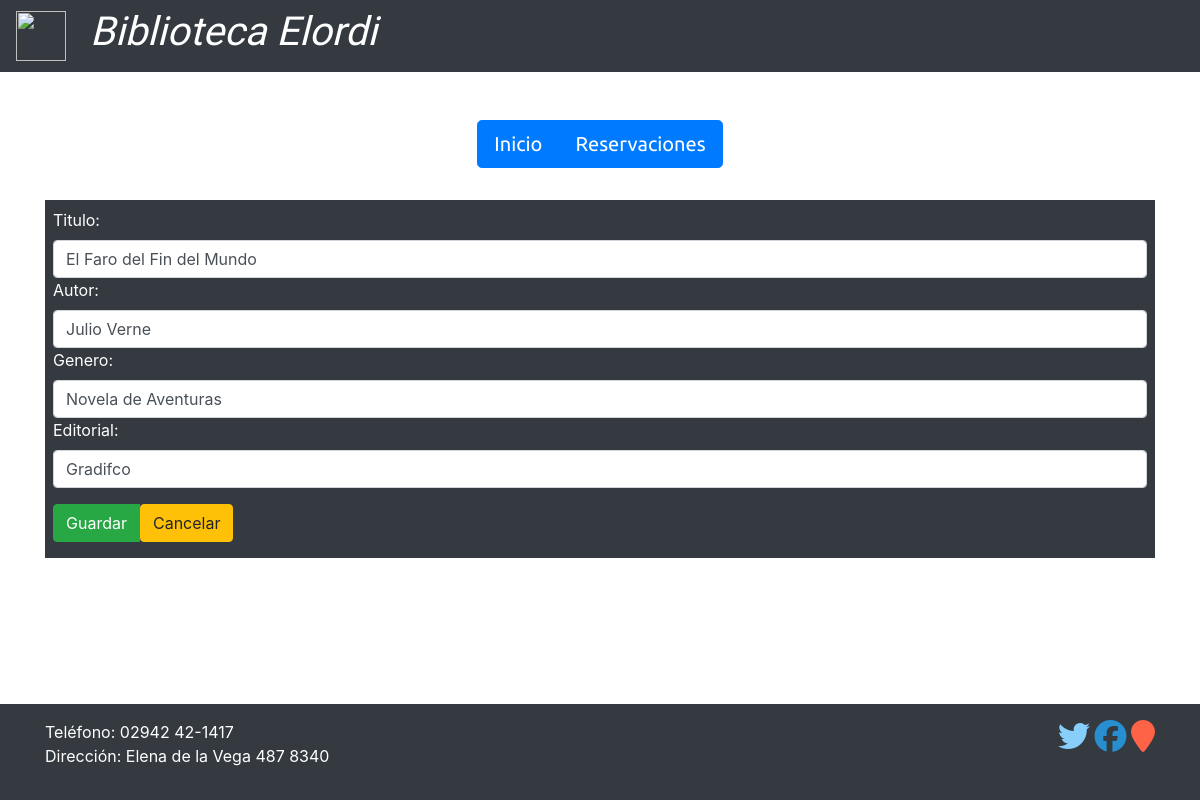
The app's page /libros/3/editar/ with its own data.
### database_setup.py (models this page shows, shortened)
class Libro(Base):
    __tablename__ = 'libro'
    id = Column(Integer, primary_key=True)
    titulo = Column(String(250), nullable=False)
    autor = Column(String(250), nullable=False)
    genero = Column(String(250))
    editorial = Column(String(250))

### app.py (the view)
@app.route("/libros/<int:libro_id>/editar/", methods=['GET', 'POST'])
def editarLibro(libro_id):
    libroEditado = session.query(Libro).filter_by(id=libro_id).one()
    if request.method == 'POST':
        if request.form['nombre']:
            libroEditado.titulo = request.form['nombre']
            libroEditado.autor = request.form['autor']
            libroEditado.genero = request.form['genero']
            libroEditado.editorial = request.form['editorial']
            return redirect(url_for('mostrarLibros'))
    else:
        return render_template('editarLibro.html', libro=libroEditado)

### templates/editarLibro.html
{% extends "libros.html" %}
    {% block contenido %}
    <div class="bg-dark text-white">
        <form action="{{ url_for('editarLibro',libro_id = libro.id)}}" method="post">
            <div class="form-group m-2 pt-2">
                <label for="nombre">Titulo:</label>
                <input type="text" class="form-control" name="nombre" value="{{libro.titulo }}">
                <label for="autor">Autor:</label>
                <input type="text" class="form-control" name="autor" value="{{libro.autor }}">
                <label for="genero">Genero:</label>
                <input type="text" class="form-control" name="genero" value="{{libro.genero }}">
                <label for="editorial">Editorial:</label>
                <input type="text" class="form-control" name="editorial" value="{{libro.editorial }}">
                <div class="btn-group pt-3 pb-3">
                    <button type="submit" class="btn btn-success"> Guardar</button>
                    <a href='{{ url_for("mostrarLibros") }}'>
                        <button type="button" class="btn btn-warning">Cancelar</button>
                    </a>
                </div>
            </div>
        </form>
    </div>
    {% endblock %}

### records on screen
Libro: nombre "El Faro del Fin del Mundo", autor "Julio Verne", genero "Novela de Aventuras", editorial "Gradifco"
